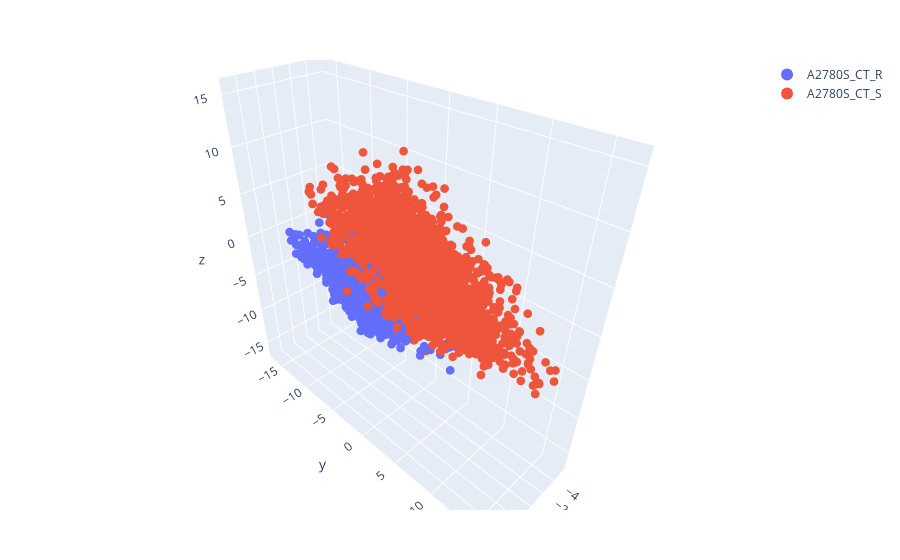

Here is the notebook cell this chart was saved with:
### Code cell
fl_plot = plot_categorical_3d(A2780S_fl, "orig.ident")
# savefig(fl_plot, "SingleCellProjection/force_layout.html")

### Figure 1 — Plotly figure (JSON) as saved in the notebook; plotly's stock layout.template omitted (floating-point values rounded to 4 significant figures; data arrays with more than 128 entries replaced by an {"elided": "..."} marker saying what was removed)
{"data": [{"marker": {"size": 3}, "mode": "markers", "name": "A2780S_CT_R", "type": "scatter3d", "x": {"elided": "952 float values"}, "y": {"elided": "952 float values"}, "z": {"elided": "952 float values"}}, {"marker": {"size": 3}, "mode": "markers", "name": "A2780S_CT_S", "type": "scatter3d", "x": {"elided": "2497 float values"}, "y": {"elided": "2497 float values"}, "z": {"elided": "2497 float values"}}], "layout": {"legend": {"itemsizing": "constant"}, "margin": {"b": 50, "l": 50, "r": 50, "t": 60}}}
